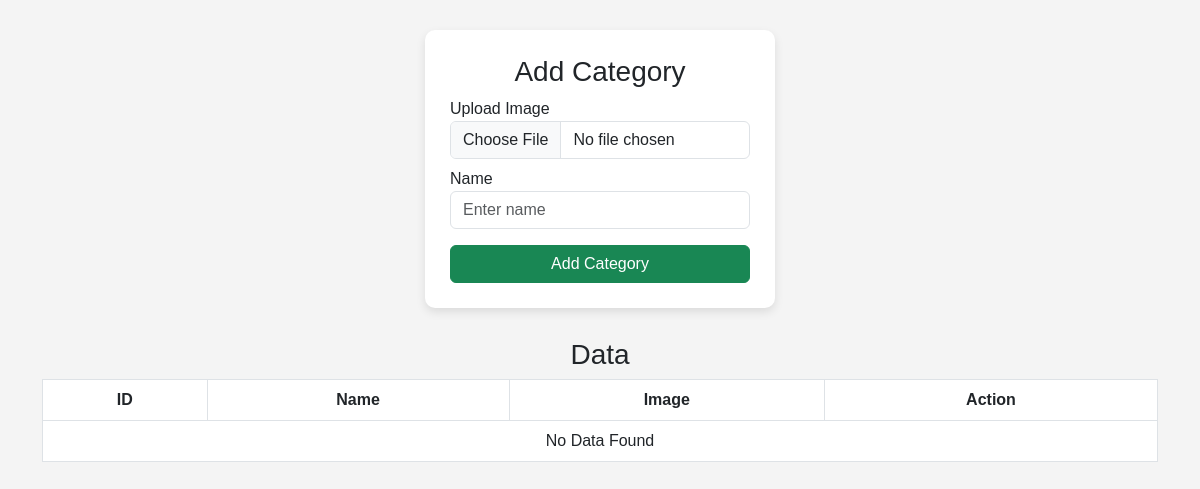
The page /admin_panel/category.php on the database as committed earlier.
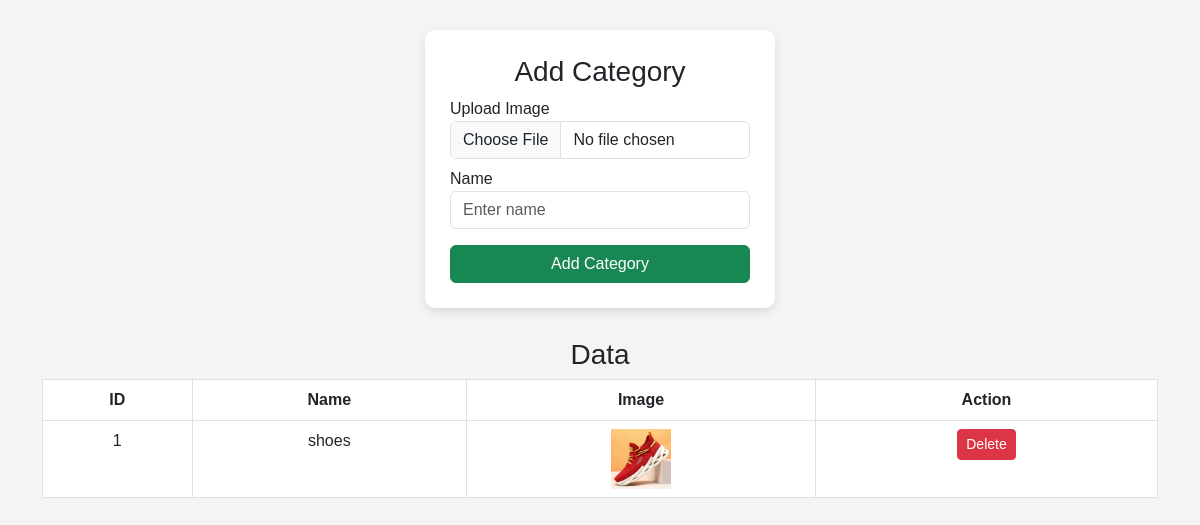
The same page on the database as committed later.
### tables this page shows
CREATE TABLE `add_category` (
  `cat_id` int(11) NOT NULL,
  `cat_name` varchar(100) DEFAULT NULL,
  `cat_images` varchar(255) DEFAULT NULL
);

### admin_panel/category.php (the view, shortened to what this page needs)
<?php include "../connection.php"; ?>
<!DOCTYPE html>
<html lang="en">
<head>
<link href="https://cdn.jsdelivr.net/npm/bootstrap@5.3.0/dist/css/bootstrap.min.css" rel="stylesheet">
</head>
<body>
<div class="form-container">
    <h3 class="text-center">Add Category</h3>
    <form action="../code.php" method="post" enctype="multipart/form-data">
        <label>Upload Image</label>
        <input type="file" name="images" class="form-control" required>
        <label class="mt-2">Name</label>
        <input type="text" name="name" class="form-control" placeholder="Enter name" required>
        <button type="submit" name="category-btn" class="btn btn-success mt-3 w-100">
            Add Category
        </button>
    </form>
</div>
<div class="container mt-4">
    <h3 class="text-center">Data</h3>
    <table class="table table-bordered table-hover text-center">
        <tr>
            <th>ID</th>
            <th>Name</th>
            <th>Image</th>
            <th>Action</th>
        </tr>
        <?php
        $query = mysqli_query($con , "SELECT * FROM add_category") or die(mysqli_error($con));
        if(mysqli_num_rows($query) > 0){
            while($row = mysqli_fetch_assoc($query)){
        ?>
        <tr>
            <td><?php echo $row['cat_id']; ?></td>
            <td><?php echo $row['cat_name']; ?></td>
            <td>
                <img src="../<?php echo $row['cat_images']; ?>" height="60">
            </td>
            <td>
                <form action="../code.php" method="post" style="display:inline;">
                    <button class="btn btn-danger btn-sm" name="delete">Delete</button>
                </form>
            </td>
        </tr>
        <?php
            }
        } else {
            echo "<tr><td colspan='4'>No Data Found</td></tr>";
        }
        ?>
    </table>
</div>
</body>
</html>

### admin_panel/category.php (style rules this page uses)
body { font-family: Arial; background: #f4f4f4; }
.form-container { background: white; padding: 25px; border-radius: 10px; width: 350px; margin: 30px auto; box-shadow: 0 4px 10px rgba(0,0,0,0.1); }

Rows that differ between the two databases and show on the page:
added add_category: cat_id "1", cat_name "shoes", cat_images (picture)
Other text that changed with them:
text no longer shown: "No Data Found"
